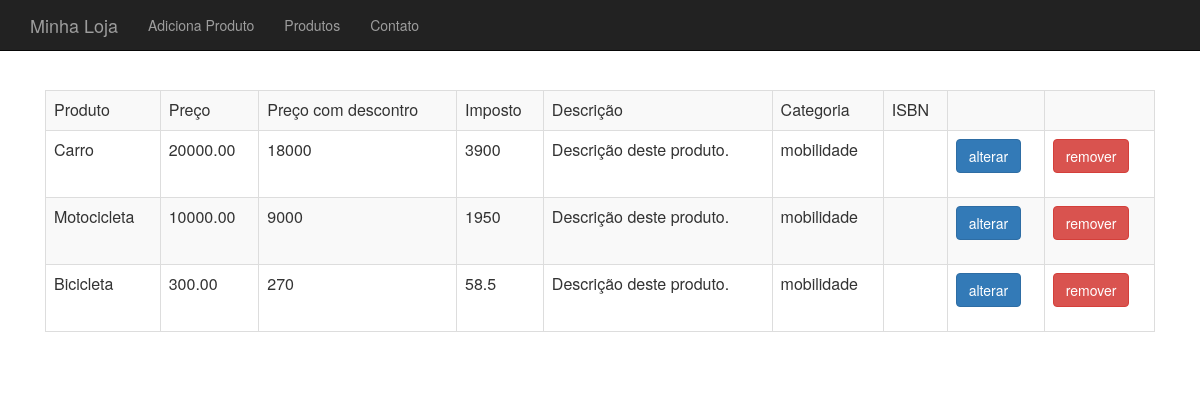
The app's page /produto-lista.php with its own data.
### tables this page shows
create table produtos (id integer auto_increment primary key, nome varchar(255), preco decimal(10,2));

create table categorias (id integer auto_increment primary key, nome varchar(255));

### class/ProdutoDao.php (called while the page is built, shortened)
<?php
class ProdutoDao {
    private $conexao;
    public function __construct($conexao) {
        $this->conexao = $conexao;
    }
    function listaProdutos() {
        $query     = "select p.*, c.nome as categoria from produtos as p inner join categorias as c on c.id = p.categoria_id";
        $resultado = mysqli_query($this->conexao, $query);
        $produtos = array();
        while ($produtoArray = mysqli_fetch_assoc($resultado)) {
            $tipo = $produtoArray['tipoProduto'];
            $factory = new ProdutoFactory();
            $produto = $factory->criaPor($tipo, $produtoArray);
            array_push($produtos, $produto);
        }
        return $produtos;
    }
}

### class/ProdutoFactory.php (called while the page is built)
<?php
class ProdutoFactory {
    private $classes = array("Ebook", "LivroFisico");
    public function criaPor($tipoProduto, $params) {
        $nome = $params['nome'];
        $preco = $params['preco'];
        $descricao = $params['descricao'];
        $categoria = new Categoria();
        $usado = $params['usado'];
        if (isset($params['categoria_id'])) {
            $categoria->setId($params['categoria_id']);
        }
        if (isset($params['categoria'])) {
            $categoria->setNome($params['categoria']);
        }
        if (in_array($tipoProduto, $this->classes)) {
            $produto = new $tipoProduto($nome, $preco, $descricao, $categoria, $usado);
            $produto->atualizaBaseadoEm($params);
        } else {
            $produto = new Produto($nome, $preco, $descricao, $categoria, $usado);
        }
        if (isset($params['id'])) {
            $produto->setId($params['id']);
        }
        $produto->setTipo($tipoProduto);
        $produto->setUsado($params['usado']);
        if (isset($params['usado'])) {
            $produto->setUsado($params['usado']);
        }
        return $produto;
    }
}

### class/Produto.php (called while the page is built, shortened)
<?php
class Produto {
    private $id;
    private $nome;
	private $preco;
    private $descricao;
    private $categoria;
    public function __construct($nome, $preco, $descricao, Categoria $categoria, $usado) {
        $this->nome = $nome;
        $this->preco = $preco;
        $this->descricao = $descricao;
        $this->categoria = $categoria;
    }
    public function getId() {
        return $this->id;
    }
    public function setId($id) {
        $this->id = $id;
    }
    public function getNome() {
        return $this->nome;
    }
    public function getPreco() {
        return $this->preco;
    }
    public function getDescricao() {
        return $this->descricao;
    }
    public function getCategoria() {
        return $this->categoria;
    }
    public function precoComDesconto($valor = 0.1) {
        if ($valor > 0 && $valor <= 0.5) {
            return $this->preco - ($this->preco * $valor);
        }
        return $this->preco;
    }
    public function calculaImposto() {
        return $this->preco * 0.195;
    }
}

### class/Categoria.php (called while the page is built, shortened)
<?php
class Categoria {
	private $nome;
    public function getNome() {
        return $this->nome;
    }
    public function setNome($nome) {
        $this->nome = $nome;
    }
}

### produto-lista.php (the view, shortened to what this page needs)
<?php
require_once("autoload.php");
$produtoDao = new ProdutoDao($conexao);
$produtos = $produtoDao->listaProdutos();
require_once("cabecalho.php");
?>
<table class="table table-bordered table-striped">
    <tr>
        <td>Produto</td>
        <td>Preço</td>
        <td>Preço com descontro</td>
        <td>Imposto</td>
        <td>Descrição</td>
        <td>Categoria</td>
        <td>ISBN</td>
        <td></td>
        <td></td>
    </tr>
<?php
foreach ($produtos as $produto) {
    ?>
    <tr>
        <td><?= $produto->getNome() ?></td>
        <td><?= $produto->getPreco()  ?></td>
        <td><?= $produto->precoComDesconto() ?></td>
        <td><?= $produto->calculaImposto() ?></td>
        <td><?= substr($produto->getDescricao(), 0, 40);  ?></td>
        <td><?= $produto->getCategoria()->getNome()  ?></td>
        <td><?php
            ?></td>
        <td>
            <a class="btn btn-primary" href="produto-altera-formulario.php?id=<?=$produto->getId()?>">alterar</a>
        </td>
        <td>
            <form action="remove-produto.php" method="post" >
                <button class="btn btn-danger" >remover</button>
            </form>
        </td>
    </tr>
    <?php
}
?>
</table>
<?php
require_once("rodape.php");

### cabecalho.php (shortened to what this page needs)
<html>
<head>
    <link type="text/css" rel="stylesheet" href="css/bootstrap.css" />
    <link type="text/css" rel="stylesheet" href="css/loja.css" />
</head>
<body>
<div class="navbar navbar-inverse navbar-fixed-top">
    <div class="container">
        <div class="navbar-header">
            <a href="index.php" class="navbar-brand">Minha Loja</a>
        </div>
        <div>
            <ul class="nav navbar-nav">
                <li><a href="produto-formulario.php">Adiciona  Produto</a></li>
                <li><a href="produto-lista.php">Produtos</a></li>
                <li><a href="contato.php">Contato</a></li>
            </ul>
        </div>
    </div>
</div>
<div class="container">
    <div class="principal">

### rodape.php
</div>
</div>
</body>
</html>

### css/loja.css (style rules this page uses)
body { padding-top: 50px; }
.principal { padding: 40px 15px; text-align: center; }

### records on screen
produtos: nome "Carro", preco "20000.00", preco "18000", preco "3900", descricao "Descrição deste produto.", categoria.nome "mobilidade"
produtos: nome "Motocicleta", preco "10000.00", preco "9000", preco "1950", descricao "Descrição deste produto.", categoria.nome "mobilidade"
produtos: nome "Bicicleta", preco "300.00", preco "270", preco "58.5", descricao "Descrição deste produto.", categoria.nome "mobilidade"
